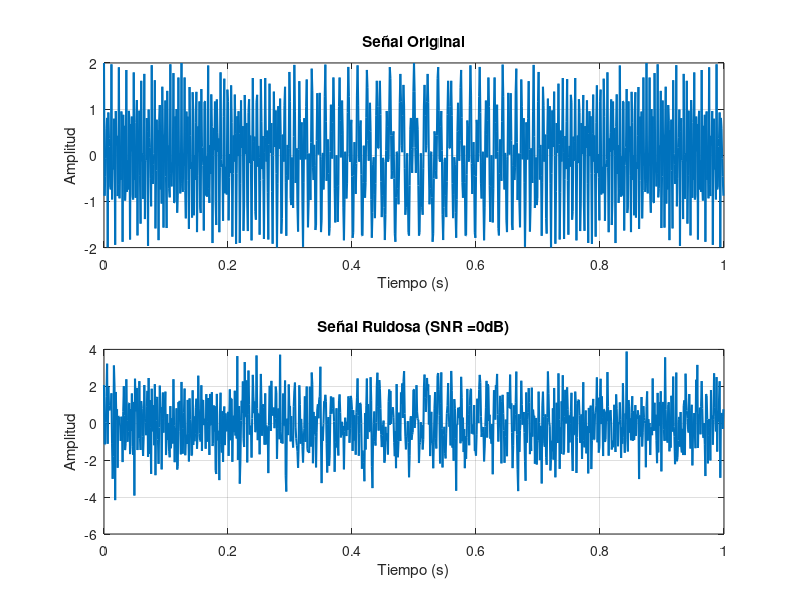
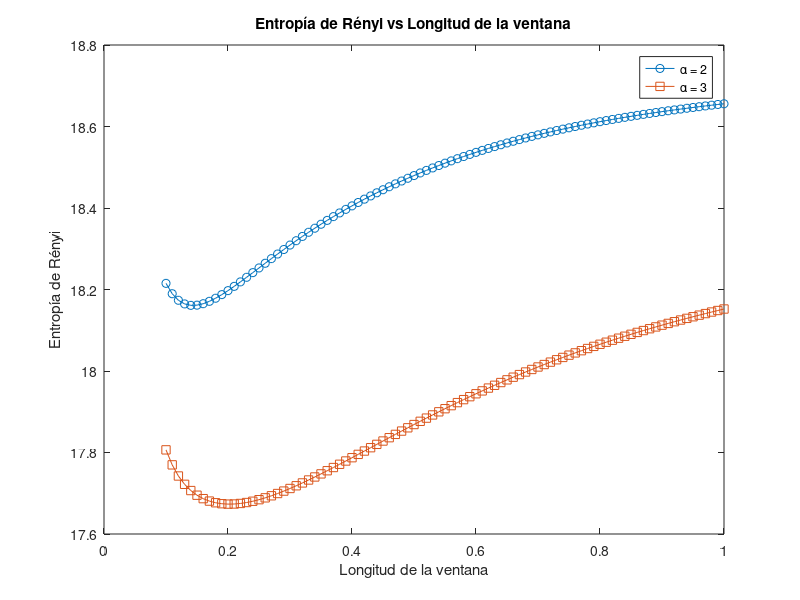
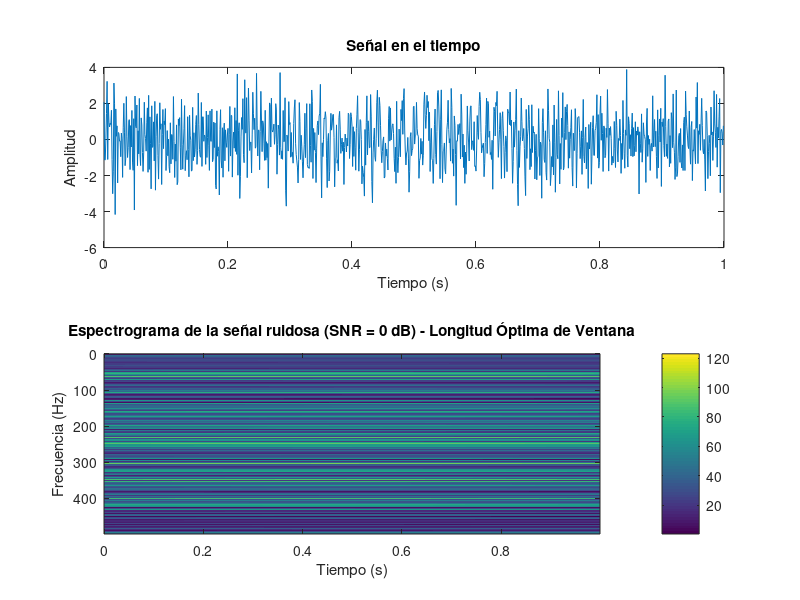
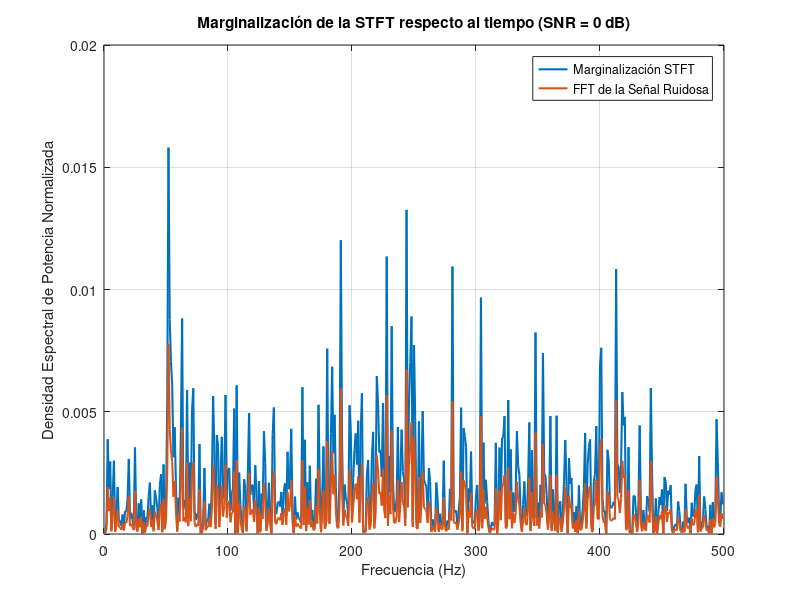

Write MATLAB code to recreate these figures, in order.
Fs = 1000;                  % Frecuencia de muestreo
Ts = 1/Fs;                  % Intervalo de muestreo
t = 0:Ts:1-Ts;              % Vector de tiempo
N = length(t);              % Longitud de la señal
k = 200;                    % Parámetro de la ventana gaussiana
len = 0.1:0.01:1;           % Diferentes longitudes de la ventana
sigma = 18 ./ len.^2;       % Parámetro sigma para cada longitud de ventana
f1 = 100;                   % Frecuencia de la primera señal
f2 = 150;                   % Frecuencia de la segunda señal
alpha1 = 2;                 % Parámetro alpha para la entropía de Rényi (caso 1)
alpha2 = 3;                 % Parámetro alpha para la entropía de Rényi (caso 2)

% x1 = cos(2*pi*f1*t);                  % Primera señal
% x2 = cos(2*pi*f2*t);                  % Segunda señal
% x1 = cos(2*pi*100*t + 2*pi*100*t.^2);
% x2 = cos(2*pi*150*t + 2*pi*100*t.^2);
% x = x1 + x2;                          % Señal combinada

x1 = cos(2*pi*(150*t+ 100/(2*pi)*sin(2*pi*t)));
x2 = cos(2*pi*(300*t+120/(2*pi)*sin(2*pi*t)));

x = x1 + x2;

P_signal = mean(x.^2);                % Potencia de la señal original
% Escalar el ruido para diferentes SNR
% Escalar el ruido para diferentes SNR
SNR_values = [0, -5, -10];            % Valores de SNR en dB
ruido_gaussiano = zeros(size(x));     % Inicializar el ruido
x_ruido = zeros(length(SNR_values), length(x));  % Inicializar matriz para las señales ruidosas

for idx = 1:length(SNR_values)
    snr_db = SNR_values(idx);          % Obtener el valor de SNR actual
    
    % Calcular la potencia del ruido deseada
    P_noise = P_signal / 10^(snr_db / 10);
    
    % Generar ruido gaussiano con la potencia deseada
    ruido_gaussiano = sqrt(P_noise) * randn(size(x));  % Escalar el ruido
    
    % Añadir ruido a la señal y almacenar en la columna correspondiente
    x_ruido(idx, :) = x + ruido_gaussiano;  % Transponer para que cada columna corresponda a una señal ruidosa
    P_noise = mean(ruido_gaussiano.^2);  % Potencia del ruido
    SNR = 10 * log10(P_signal / P_noise);

    % Mostrar el valor de la SNR (debería ser cercano a 0 dB)
    disp(['Relación señal-ruido (SNR): ', num2str(SNR), ' dB']);
end


% Parámetros para la STFT
STFT = zeros(N, N);                    % Matriz para almacenar el resultado de la STFT

% Inicialización de los vectores para almacenar la entropía de Rényi
renyi_alpha1 = zeros(1, length(len)); 
renyi_alpha2 = zeros(1, length(len)); 
for u = 1:length(SNR_values)
    for l = 1:length(len)
        for n = 1:N
            a = n / Fs;                           % Desplazamiento de la ventana
            g = exp(-sigma(l) * (t - a).^2);      % Ventana gaussiana
            x_v = x_ruido(u,:);
            x_v = x_v .* g;                         % Multiplicación de la señal por la ventana
            x_v_f = fftshift(fft(x_v)).*exp(1i*2*pi*t/N);           % FFT de la señal segmentada
            STFT(:, n) = x_v_f;                   % Almacenar en la matriz de STFT
        end

        % Cálculo del espectrograma
        spec = abs(STFT).^2;                      % Potencia espectral (magnitud al cuadrado)

        % Normalización del espectrograma
        spec_norm = spec ./ sum(sum(spec));         % Normalización para que el espectrograma sea una distribución de probabilidad

        % Cálculo de la entropía de Rényi para alpha = 2
        renyi_alpha1(l) = (1 / (1 - alpha1)) * log2(sum(sum(spec_norm.^alpha1)));

        % Cálculo de la entropía de Rényi para alpha = 3
        renyi_alpha2(l) = (1 / (1 - alpha2)) * log2(sum(sum(spec_norm.^alpha2)));

    end
    
    figure;
    % Subplot para la señal original
    subplot(2, 1, 1);
    plot(t, x, 'LineWidth', 1.5);
    title('Señal Original');
    xlabel('Tiempo (s)');
    ylabel('Amplitud');
    grid on;

    % Subplot para la señal ruidosa con SNR = 0 dB
    subplot(2, 1, 2);
    plot(t, x_ruido(u, :), 'LineWidth', 1.5);
    title(['Señal Ruidosa (SNR =',num2str(SNR_values(u)),'dB)']);
%     title(['Espectrograma de la señal ruidosa (SNR = ', num2str(SNR_values(u)), ' dB) - Longitud Óptima de Ventana']);
    xlabel('Tiempo (s)');
    ylabel('Amplitud');
    grid on;

    % % Subplot para la señal ruidosa con SNR = -5 dB
    % subplot(4, 1, 3);
    % plot(t, x_ruido(2, :), 'LineWidth', 1.5);
    % title('Señal Ruidosa (SNR = -5 dB)');
    % xlabel('Tiempo (s)');
    % ylabel('Amplitud');
    % grid on;
    % 
    % % Subplot para la señal ruidosa con SNR = -10 dB
    % subplot(4, 1, 4);
    % plot(t, x_ruido(3, :), 'LineWidth', 1.5);
    % title('Señal Ruidosa (SNR = -10 dB)');
    % xlabel('Tiempo (s)');
    % ylabel('Amplitud');
    % grid on;

    % Graficar la entropía de Rényi en función de la longitud de la ventana
    figure;
    plot(len, renyi_alpha1, '-o', 'DisplayName', ['α = ', num2str(alpha1)]);
    hold on;
    plot(len, renyi_alpha2, '-s', 'DisplayName', ['α = ', num2str(alpha2)]);
    xlabel('Longitud de la ventana');
    ylabel('Entropía de Rényi');
    title('Entropía de Rényi vs Longitud de la ventana');
    legend show;

    % Encontrar el mínimo global para alpha = 2 y alpha = 3
    [min_renyi1, index_min_renyi1] = min(renyi_alpha1);
    [min_renyi2, index_min_renyi2] = min(renyi_alpha2);

    % Mostrar resultados del mínimo
    disp(['Mínimo global de la entropía de Rényi (α = ', num2str(alpha1), '): ', num2str(min_renyi1), ' en longitud de ventana: ', num2str(len(index_min_renyi1)), 's']);
    disp(['Mínimo global de la entropía de Rényi (α = ', num2str(alpha2), '): ', num2str(min_renyi2), ' en longitud de ventana: ', num2str(len(index_min_renyi2)),'s']);
    longitud_ven = index_min_renyi2;
    sigma_op = 18/longitud_ven^2;
    for n = 1:N
        a = n / Fs;                           % Desplazamiento de la ventana
        g = exp(-sigma_op* (t - a).^2);      % Ventana gaussiana
        x_v = x_ruido(u,:) .* g;                         % Multiplicación de la señal por la ventana
        x_v_f = fftshift(fft(x_v));           % FFT de la señal segmentada
        STFT(:, n) = x_v_f;                   % Almacenar en la matriz de STFT
    end
    k = 0:Fs/N: Fs/2 - Fs/N;                    % Frecuencias positivas

    % Graficar la señal original y su STFT
    figure;
    subplot(2,1,1);
    plot(t, real(x_ruido(u,:)));
    title('Señal en el tiempo');
    xlabel('Tiempo (s)');
    ylabel('Amplitud');
    %hold on;
    %plot(t, g);
    %title('Ventana gaussiana');
    %hold off;

    % Mostrar el espectrograma (STFT en función del tiempo y frecuencia)
    subplot(2,1,2);
    imagesc(t, k, abs(STFT(N/2+1:end,:)));   % Magnitud de la STFT

    % Invertir el eje de frecuencias (frecuencias más altas abajo)
    set(gca, 'YDir', 'reverse');  % Ahora las frecuencias altas estarán abajo

    xlabel('Tiempo (s)');
    ylabel('Frecuencia (Hz)');
    title(['Espectrograma de la señal ruidosa (SNR = ', num2str(SNR_values(u)), ' dB) - Longitud Óptima de Ventana']);
    colorbar;
    
        % Marginalización de la STFT respecto al tiempo
    % Calcular la potencia espectral (espectrograma)
    espectrograma = abs(STFT(N/2+1:end,:)).^2; % Potencia espectral

    % Sumar la potencia espectral a lo largo del tiempo
    marginal = sum(espectrograma, 2); % Sumar a lo largo del tiempo (columnas)

    % Normalizar la marginal
    marginal_normalizada = marginal / sum(marginal); % Normalización para que sea una distribución
    
      % Calcular la FFT de la señal ruidosa
    fft_s = fftshift(fft(x_ruido(u,:)));
    fft_s_norm = abs(fft_s).^2 / sum(abs(fft_s).^2); % Normalizar la FFT

    % Graficar la marginalización
    figure;
    plot(k, marginal_normalizada, 'LineWidth', 1.5, 'DisplayName', 'Marginalización STFT');
    hold on;
    plot(k, fft_s_norm(N/2+1:end), 'LineWidth', 1.5, 'DisplayName', 'FFT de la Señal Ruidosa');
    
    xlabel('Frecuencia (Hz)');
    ylabel('Densidad Espectral de Potencia Normalizada');
    title(['Marginalización de la STFT respecto al tiempo (SNR = ', num2str(SNR_values(u)), ' dB)']);
    grid on;

    % Agregar leyenda para identificar las curvas
    legend show;

    hold off;
    
end